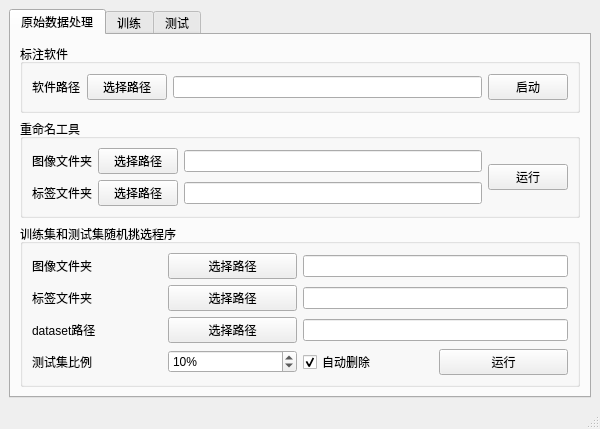
<?xml version="1.0" encoding="UTF-8"?>
<ui version="4.0">
 <class>MainWindow</class>
 <widget class="QMainWindow" name="MainWindow">
  <property name="geometry">
   <rect>
    <x>0</x>
    <y>0</y>
    <width>600</width>
    <height>400</height>
   </rect>
  </property>
  <property name="windowTitle">
   <string>MainWindow</string>
  </property>
  <widget class="QWidget" name="centralwidget">
   <layout class="QGridLayout" name="gridLayout">
    <item row="0" column="1">
     <widget class="QTabWidget" name="tabWidget">
      <property name="currentIndex">
       <number>0</number>
      </property>
      <widget class="QWidget" name="tab">
       <attribute name="title">
        <string>原始数据处理</string>
       </attribute>
       <layout class="QGridLayout" name="gridLayout_2">
        <item row="0" column="0">
         <widget class="QGroupBox" name="groupBox_3">
          <property name="title">
           <string>标注软件</string>
          </property>
          <layout class="QGridLayout" name="gridLayout_4">
           <item row="0" column="0">
            <widget class="QLabel" name="label_7">
             <property name="text">
              <string>软件路径</string>
             </property>
            </widget>
           </item>
           <item row="0" column="1">
            <widget class="QPushButton" name="pushButton_path_labelimg">
             <property name="text">
              <string>选择路径</string>
             </property>
            </widget>
           </item>
           <item row="0" column="2">
            <widget class="QLineEdit" name="lineEdit_path_soft"/>
           </item>
           <item row="0" column="3">
            <widget class="QPushButton" name="pushButton_run_labelimg">
             <property name="text">
              <string>启动</string>
             </property>
            </widget>
           </item>
          </layout>
         </widget>
        </item>
        <item row="2" column="0">
         <widget class="QGroupBox" name="groupBox_2">
          <property name="title">
           <string>训练集和测试集随机挑选程序</string>
          </property>
          <layout class="QGridLayout" name="gridLayout_3">
           <item row="0" column="0">
            <widget class="QLabel" name="label_3">
             <property name="text">
              <string>图像文件夹</string>
             </property>
            </widget>
           </item>
           <item row="0" column="1">
            <widget class="QPushButton" name="pushButton_path_choice_img">
             <property name="text">
              <string>选择路径</string>
             </property>
            </widget>
           </item>
           <item row="0" column="2" colspan="2">
            <widget class="QLineEdit" name="lineEdit_path_choice_img"/>
           </item>
           <item row="1" column="0">
            <widget class="QLabel" name="label_4">
             <property name="text">
              <string>标签文件夹</string>
             </property>
            </widget>
           </item>
           <item row="1" column="1">
            <widget class="QPushButton" name="pushButton_path_choice_label">
             <property name="text">
              <string>选择路径</string>
             </property>
            </widget>
           </item>
           <item row="1" column="2" colspan="2">
            <widget class="QLineEdit" name="lineEdit_path_choice_label"/>
           </item>
           <item row="2" column="0">
            <widget class="QLabel" name="label_5">
             <property name="text">
              <string>dataset路径</string>
             </property>
            </widget>
           </item>
           <item row="2" column="1">
            <widget class="QPushButton" name="pushButton_path_dataset">
             <property name="text">
              <string>选择路径</string>
             </property>
            </widget>
           </item>
           <item row="2" column="2" colspan="2">
            <widget class="QLineEdit" name="lineEdit_path_dataset"/>
           </item>
           <item row="3" column="0">
            <widget class="QLabel" name="label_6">
             <property name="toolTip">
              <string>&lt;html&gt;&lt;head/&gt;&lt;body&gt;&lt;p&gt;选择测试集占测试集+训练集的比例，建议选择10%-15%。&lt;/p&gt;&lt;/body&gt;&lt;/html&gt;</string>
             </property>
             <property name="whatsThis">
              <string>&lt;html&gt;&lt;head/&gt;&lt;body&gt;&lt;p&gt;&lt;br/&gt;&lt;/p&gt;&lt;/body&gt;&lt;/html&gt;</string>
             </property>
             <property name="text">
              <string>测试集比例</string>
             </property>
            </widget>
           </item>
           <item row="3" column="1">
            <widget class="QSpinBox" name="spinBox_ratio_test">
             <property name="suffix">
              <string>%</string>
             </property>
             <property name="prefix">
              <string/>
             </property>
             <property name="maximum">
              <number>30</number>
             </property>
             <property name="value">
              <number>10</number>
             </property>
            </widget>
           </item>
           <item row="3" column="2">
            <widget class="QCheckBox" name="checkBox_auto_delete">
             <property name="toolTip">
              <string>&lt;html&gt;&lt;head/&gt;&lt;body&gt;&lt;p&gt;勾选该选项，则会先删除dataset文件夹下的所有文件，然后重新创建image、label文件夹及其子文件夹train和val。&lt;/p&gt;&lt;/body&gt;&lt;/html&gt;</string>
             </property>
             <property name="text">
              <string>自动删除</string>
             </property>
             <property name="checked">
              <bool>true</bool>
             </property>
            </widget>
           </item>
           <item row="3" column="3">
            <widget class="QPushButton" name="pushButton_run_pick">
             <property name="text">
              <string>运行</string>
             </property>
            </widget>
           </item>
          </layout>
         </widget>
        </item>
        <item row="1" column="0">
         <widget class="QGroupBox" name="groupBox">
          <property name="toolTip">
           <string>&lt;html&gt;&lt;head/&gt;&lt;body&gt;&lt;p&gt;将命名不规范的图像和标签文件规范化命名，会自动对应图像和标签文件，只有图像或者标签文件也能运行。&lt;/p&gt;&lt;/body&gt;&lt;/html&gt;</string>
          </property>
          <property name="title">
           <string>重命名工具</string>
          </property>
          <layout class="QGridLayout" name="gridLayout_5">
           <item row="0" column="0">
            <widget class="QLabel" name="label">
             <property name="text">
              <string>图像文件夹</string>
             </property>
            </widget>
           </item>
           <item row="0" column="1">
            <widget class="QPushButton" name="pushButton_path_rename_img">
             <property name="text">
              <string>选择路径</string>
             </property>
            </widget>
           </item>
           <item row="0" column="2">
            <widget class="QLineEdit" name="lineEdit_path_rename_img"/>
           </item>
           <item row="0" column="3" rowspan="2">
            <widget class="QPushButton" name="pushButton_run_rename">
             <property name="text">
              <string>运行</string>
             </property>
            </widget>
           </item>
           <item row="1" column="0">
            <widget class="QLabel" name="label_2">
             <property name="text">
              <string>标签文件夹</string>
             </property>
            </widget>
           </item>
           <item row="1" column="1">
            <widget class="QPushButton" name="pushButton_path_rename_label">
             <property name="text">
              <string>选择路径</string>
             </property>
            </widget>
           </item>
           <item row="1" column="2">
            <widget class="QLineEdit" name="lineEdit_path_rename_label"/>
           </item>
          </layout>
         </widget>
        </item>
       </layout>
      </widget>
      <widget class="QWidget" name="tab_2">
       <attribute name="title">
        <string>训练</string>
       </attribute>
       <layout class="QGridLayout" name="gridLayout_8">
        <item row="0" column="0">
         <widget class="QLabel" name="label_8">
          <property name="text">
           <string>模型地址</string>
          </property>
         </widget>
        </item>
        <item row="2" column="0" colspan="3">
         <widget class="QGroupBox" name="groupBox_6">
          <property name="title">
           <string>训练参数</string>
          </property>
          <layout class="QGridLayout" name="gridLayout_6">
           <item row="0" column="0">
            <widget class="QRadioButton" name="radioButton_train_restart">
             <property name="text">
              <string>重新训练</string>
             </property>
             <property name="checked">
              <bool>true</bool>
             </property>
             <attribute name="buttonGroup">
              <string notr="true">buttonGroup</string>
             </attribute>
            </widget>
           </item>
           <item row="0" column="1">
            <widget class="QCheckBox" name="checkBox_train_pretrained">
             <property name="text">
              <string>权值预载</string>
             </property>
             <property name="checked">
              <bool>true</bool>
             </property>
            </widget>
           </item>
           <item row="0" column="2">
            <widget class="QLabel" name="label_9">
             <property name="text">
              <string>训练轮数</string>
             </property>
            </widget>
           </item>
           <item row="0" column="3">
            <widget class="QSpinBox" name="spinBox_val_epoch">
             <property name="maximum">
              <number>10000</number>
             </property>
             <property name="value">
              <number>300</number>
             </property>
            </widget>
           </item>
           <item row="1" column="0" colspan="2">
            <widget class="QRadioButton" name="radioButton_train_resume">
             <property name="text">
              <string>继续训练</string>
             </property>
             <property name="checked">
              <bool>false</bool>
             </property>
             <attribute name="buttonGroup">
              <string notr="true">buttonGroup</string>
             </attribute>
            </widget>
           </item>
           <item row="1" column="3">
            <widget class="QPushButton" name="pushButton_run_train">
             <property name="text">
              <string>开始训练</string>
             </property>
            </widget>
           </item>
          </layout>
         </widget>
        </item>
        <item row="1" column="0">
         <widget class="QLabel" name="label_11">
          <property name="toolTip">
           <string>&lt;html&gt;&lt;head/&gt;&lt;body&gt;&lt;p&gt;选择yaml文件&lt;/p&gt;&lt;/body&gt;&lt;/html&gt;</string>
          </property>
          <property name="text">
           <string>数据地址</string>
          </property>
         </widget>
        </item>
        <item row="1" column="2">
         <widget class="QLineEdit" name="lineEdit_path_yaml"/>
        </item>
        <item row="3" column="0" colspan="3">
         <widget class="QGroupBox" name="groupBox_4">
          <property name="title">
           <string>训练结果</string>
          </property>
          <layout class="QGridLayout" name="gridLayout_7">
           <item row="0" column="0" colspan="4">
            <widget class="QProgressBar" name="progressBar_train">
             <property name="value">
              <number>0</number>
             </property>
            </widget>
           </item>
           <item row="1" column="0" colspan="4">
            <widget class="QTextBrowser" name="textBrowser_train"/>
           </item>
           <item row="2" column="0">
            <widget class="QLabel" name="label_10">
             <property name="text">
              <string>已用时间:</string>
             </property>
            </widget>
           </item>
           <item row="2" column="1">
            <widget class="QLabel" name="label_train_time">
             <property name="text">
              <string>----</string>
             </property>
            </widget>
           </item>
           <item row="2" column="2">
            <widget class="QLabel" name="label_12">
             <property name="text">
              <string>预估剩余时间:</string>
             </property>
            </widget>
           </item>
           <item row="2" column="3">
            <widget class="QLabel" name="label_trian_resum_time">
             <property name="text">
              <string>----</string>
             </property>
            </widget>
           </item>
          </layout>
         </widget>
        </item>
        <item row="0" column="2">
         <widget class="QLineEdit" name="lineEdit_path_model"/>
        </item>
        <item row="0" column="1">
         <widget class="QPushButton" name="pushButton_choice_model">
          <property name="text">
           <string>选择文件</string>
          </property>
         </widget>
        </item>
        <item row="1" column="1">
         <widget class="QPushButton" name="pushButton_choice_yaml">
          <property name="text">
           <string>选择文件</string>
          </property>
         </widget>
        </item>
       </layout>
      </widget>
      <widget class="QWidget" name="tab_3">
       <attribute name="title">
        <string>测试</string>
       </attribute>
       <layout class="QGridLayout" name="gridLayout_9">
        <item row="0" column="0">
         <widget class="QLabel" name="label_16">
          <property name="text">
           <string>测试模型路径</string>
          </property>
         </widget>
        </item>
        <item row="0" column="1">
         <widget class="QPushButton" name="pushButton_path_check_model">
          <property name="text">
           <string>选择路径</string>
          </property>
         </widget>
        </item>
        <item row="0" column="2">
         <widget class="QLineEdit" name="lineEdit_path_check_model"/>
        </item>
        <item row="1" column="0">
         <widget class="QLabel" name="label_14">
          <property name="text">
           <string>测试素材路径</string>
          </property>
         </widget>
        </item>
        <item row="1" column="1">
         <widget class="QPushButton" name="pushButton_path_check">
          <property name="text">
           <string>选择路径</string>
          </property>
         </widget>
        </item>
        <item row="1" column="2">
         <widget class="QLineEdit" name="lineEdit_path_check"/>
        </item>
        <item row="2" column="0">
         <widget class="QLabel" name="label_15">
          <property name="text">
           <string>素材保存路径</string>
          </property>
         </widget>
        </item>
        <item row="2" column="1">
         <widget class="QPushButton" name="pushButton_path_save">
          <property name="text">
           <string>选择路径</string>
          </property>
         </widget>
        </item>
        <item row="2" column="2">
         <widget class="QLineEdit" name="lineEdit_path_save"/>
        </item>
        <item row="3" column="0">
         <widget class="QPushButton" name="pushButton_run_check">
          <property name="text">
           <string>运行</string>
          </property>
         </widget>
        </item>
       </layout>
      </widget>
     </widget>
    </item>
   </layout>
  </widget>
  <widget class="QMenuBar" name="menubar">
   <property name="geometry">
    <rect>
     <x>0</x>
     <y>0</y>
     <width>600</width>
     <height>22</height>
    </rect>
   </property>
  </widget>
  <widget class="QStatusBar" name="statusbar"/>
 </widget>
 <resources/>
 <connections/>
 <buttongroups>
  <buttongroup name="buttonGroup"/>
 </buttongroups>
</ui>
